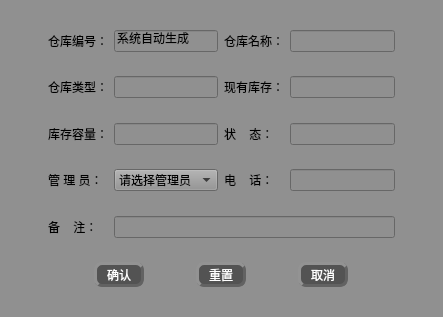
<?xml version="1.0" encoding="UTF-8"?>
<ui version="4.0">
 <class>add_store</class>
 <widget class="QWidget" name="add_store">
  <property name="geometry">
   <rect>
    <x>0</x>
    <y>0</y>
    <width>443</width>
    <height>317</height>
   </rect>
  </property>
  <property name="windowTitle">
   <string>Form</string>
  </property>
  <property name="styleSheet">
   <string notr="true">font: 75 12pt &quot;楷体&quot;;
background-color: rgb(144, 144, 144);
color:rgb(0, 0, 0)</string>
  </property>
  <layout class="QGridLayout" name="gridLayout">
   <item row="9" column="2" colspan="3">
    <widget class="QLineEdit" name="lineEdit_9"/>
   </item>
   <item row="9" column="1">
    <widget class="QLabel" name="label_9">
     <property name="text">
      <string>备    注：</string>
     </property>
    </widget>
   </item>
   <item row="7" column="4">
    <widget class="QLineEdit" name="lineEdit_6">
     <property name="cursor">
      <cursorShape>ForbiddenCursor</cursorShape>
     </property>
     <property name="focusPolicy">
      <enum>Qt::NoFocus</enum>
     </property>
    </widget>
   </item>
   <item row="7" column="3">
    <widget class="QLabel" name="label_8">
     <property name="text">
      <string>电    话：</string>
     </property>
    </widget>
   </item>
   <item row="7" column="2">
    <widget class="QComboBox" name="comboBox">
     <property name="editable">
      <bool>false</bool>
     </property>
     <item>
      <property name="text">
       <string>请选择管理员</string>
      </property>
     </item>
    </widget>
   </item>
   <item row="11" column="2">
    <spacer name="verticalSpacer_2">
     <property name="orientation">
      <enum>Qt::Vertical</enum>
     </property>
     <property name="sizeHint" stdset="0">
      <size>
       <width>20</width>
       <height>40</height>
      </size>
     </property>
    </spacer>
   </item>
   <item row="0" column="2">
    <spacer name="verticalSpacer_7">
     <property name="orientation">
      <enum>Qt::Vertical</enum>
     </property>
     <property name="sizeHint" stdset="0">
      <size>
       <width>20</width>
       <height>40</height>
      </size>
     </property>
    </spacer>
   </item>
   <item row="6" column="2">
    <spacer name="verticalSpacer_4">
     <property name="orientation">
      <enum>Qt::Vertical</enum>
     </property>
     <property name="sizeHint" stdset="0">
      <size>
       <width>20</width>
       <height>40</height>
      </size>
     </property>
    </spacer>
   </item>
   <item row="3" column="1">
    <widget class="QLabel" name="label_2">
     <property name="text">
      <string>仓库类型：</string>
     </property>
    </widget>
   </item>
   <item row="12" column="1" colspan="4">
    <layout class="QHBoxLayout" name="horizontalLayout">
     <item>
      <widget class="QPushButton" name="pushButton_2">
       <property name="minimumSize">
        <size>
         <width>50</width>
         <height>25</height>
        </size>
       </property>
       <property name="maximumSize">
        <size>
         <width>50</width>
         <height>25</height>
        </size>
       </property>
       <property name="styleSheet">
        <string notr="true">QPushButton{
font: 75 11pt &quot;微软雅黑&quot;;
color:rgb(255, 255, 255);
background-color: rgb(83, 83, 83);
border-radius: 8px;
border: 3px groove rgb(98, 98, 98);
border-style: outset;
}
QPushButton:pressed{
border-style: inset;
}
QPushButton:hover{
background-color:rgb(0, 0, 0);
}

</string>
       </property>
       <property name="text">
        <string>确认</string>
       </property>
      </widget>
     </item>
     <item>
      <widget class="QPushButton" name="pushButton">
       <property name="minimumSize">
        <size>
         <width>50</width>
         <height>25</height>
        </size>
       </property>
       <property name="maximumSize">
        <size>
         <width>50</width>
         <height>25</height>
        </size>
       </property>
       <property name="styleSheet">
        <string notr="true">QPushButton{
font: 75 11pt &quot;微软雅黑&quot;;
color:rgb(255, 255, 255);
background-color: rgb(83, 83, 83);
border-radius: 8px;
border: 3px groove rgb(98, 98, 98);
border-style: outset;
}
QPushButton:pressed{
border-style: inset;
}
QPushButton:hover{
background-color:rgb(0, 0, 0);
}

</string>
       </property>
       <property name="text">
        <string>重置</string>
       </property>
      </widget>
     </item>
     <item>
      <widget class="QPushButton" name="pushButton_3">
       <property name="minimumSize">
        <size>
         <width>50</width>
         <height>25</height>
        </size>
       </property>
       <property name="maximumSize">
        <size>
         <width>50</width>
         <height>25</height>
        </size>
       </property>
       <property name="styleSheet">
        <string notr="true">QPushButton{
font: 75 11pt &quot;微软雅黑&quot;;
color:rgb(255, 255, 255);
background-color: rgb(83, 83, 83);
border-radius: 8px;
border: 3px groove rgb(98, 98, 98);
border-style: outset;
}
QPushButton:pressed{
border-style: inset;
}
QPushButton:hover{
background-color:rgb(0, 0, 0);
}

</string>
       </property>
       <property name="text">
        <string>取消</string>
       </property>
      </widget>
     </item>
    </layout>
   </item>
   <item row="1" column="4">
    <widget class="QLineEdit" name="lineEdit_2"/>
   </item>
   <item row="13" column="1">
    <spacer name="verticalSpacer">
     <property name="orientation">
      <enum>Qt::Vertical</enum>
     </property>
     <property name="sizeHint" stdset="0">
      <size>
       <width>20</width>
       <height>40</height>
      </size>
     </property>
    </spacer>
   </item>
   <item row="5" column="1">
    <widget class="QLabel" name="label_5">
     <property name="text">
      <string>库存容量：</string>
     </property>
    </widget>
   </item>
   <item row="3" column="2">
    <widget class="QLineEdit" name="lineEdit_3"/>
   </item>
   <item row="1" column="0">
    <spacer name="horizontalSpacer">
     <property name="orientation">
      <enum>Qt::Horizontal</enum>
     </property>
     <property name="sizeHint" stdset="0">
      <size>
       <width>40</width>
       <height>20</height>
      </size>
     </property>
    </spacer>
   </item>
   <item row="1" column="5">
    <spacer name="horizontalSpacer_2">
     <property name="orientation">
      <enum>Qt::Horizontal</enum>
     </property>
     <property name="sizeHint" stdset="0">
      <size>
       <width>40</width>
       <height>20</height>
      </size>
     </property>
    </spacer>
   </item>
   <item row="1" column="1">
    <widget class="QLabel" name="label">
     <property name="text">
      <string>仓库编号：</string>
     </property>
    </widget>
   </item>
   <item row="5" column="2">
    <widget class="QLineEdit" name="lineEdit_5"/>
   </item>
   <item row="1" column="2">
    <widget class="QLineEdit" name="lineEdit">
     <property name="cursor">
      <cursorShape>ForbiddenCursor</cursorShape>
     </property>
     <property name="focusPolicy">
      <enum>Qt::NoFocus</enum>
     </property>
     <property name="text">
      <string>系统自动生成</string>
     </property>
    </widget>
   </item>
   <item row="5" column="3">
    <widget class="QLabel" name="label_6">
     <property name="text">
      <string>状    态：</string>
     </property>
    </widget>
   </item>
   <item row="1" column="3">
    <widget class="QLabel" name="label_3">
     <property name="text">
      <string>仓库名称：</string>
     </property>
    </widget>
   </item>
   <item row="7" column="1">
    <widget class="QLabel" name="label_7">
     <property name="text">
      <string>管 理 员：</string>
     </property>
    </widget>
   </item>
   <item row="2" column="2">
    <spacer name="verticalSpacer_6">
     <property name="orientation">
      <enum>Qt::Vertical</enum>
     </property>
     <property name="sizeHint" stdset="0">
      <size>
       <width>20</width>
       <height>40</height>
      </size>
     </property>
    </spacer>
   </item>
   <item row="4" column="2">
    <spacer name="verticalSpacer_5">
     <property name="orientation">
      <enum>Qt::Vertical</enum>
     </property>
     <property name="sizeHint" stdset="0">
      <size>
       <width>20</width>
       <height>40</height>
      </size>
     </property>
    </spacer>
   </item>
   <item row="3" column="4">
    <widget class="QLineEdit" name="lineEdit_4"/>
   </item>
   <item row="5" column="4">
    <widget class="QLineEdit" name="lineEdit_7"/>
   </item>
   <item row="3" column="3">
    <widget class="QLabel" name="label_4">
     <property name="text">
      <string>现有库存：</string>
     </property>
    </widget>
   </item>
   <item row="8" column="2">
    <spacer name="verticalSpacer_3">
     <property name="orientation">
      <enum>Qt::Vertical</enum>
     </property>
     <property name="sizeHint" stdset="0">
      <size>
       <width>20</width>
       <height>40</height>
      </size>
     </property>
    </spacer>
   </item>
  </layout>
 </widget>
 <resources/>
 <connections/>
</ui>
